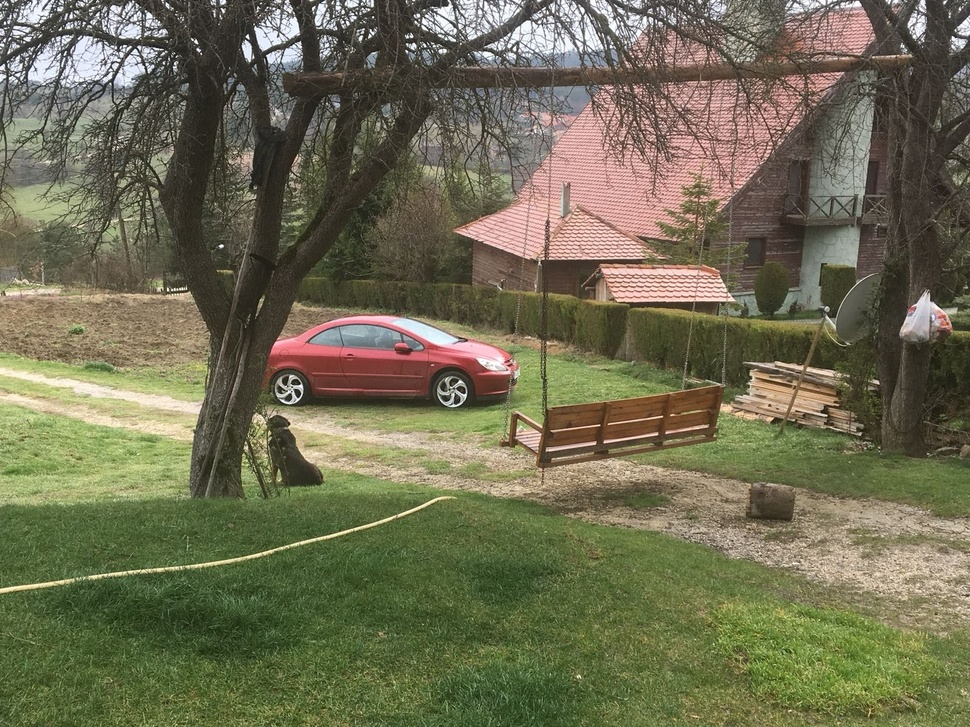
#> input picture 2.jpg, 970 x 727 px, shrunk from 1600 x 1200 before the run
$ python negative.py
#> lines starting #> are read from the running program, lines starting #| are printed output that depends on the picture
import cv2
import matplotlib.pyplot as plt

imgpath = '2.jpg'
img = cv2.imread(imgpath)
#> img is the input picture: shape (727, 970, 3); mean B, G, R 82.4, 109, 111

img = cv2.cvtColor(img, cv2.COLOR_BGR2RGB)

gray = cv2.imread(imgpath, 0)
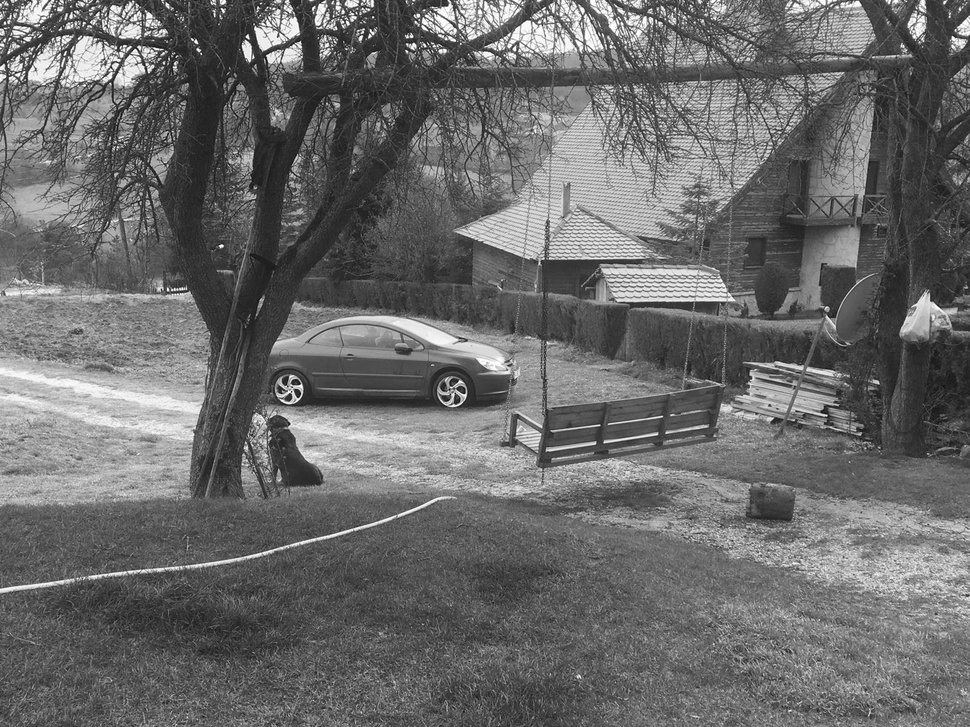
#> gray: shape (727, 970); min 6, max 255, mean 106.6

colored_negative = abs(255-img)
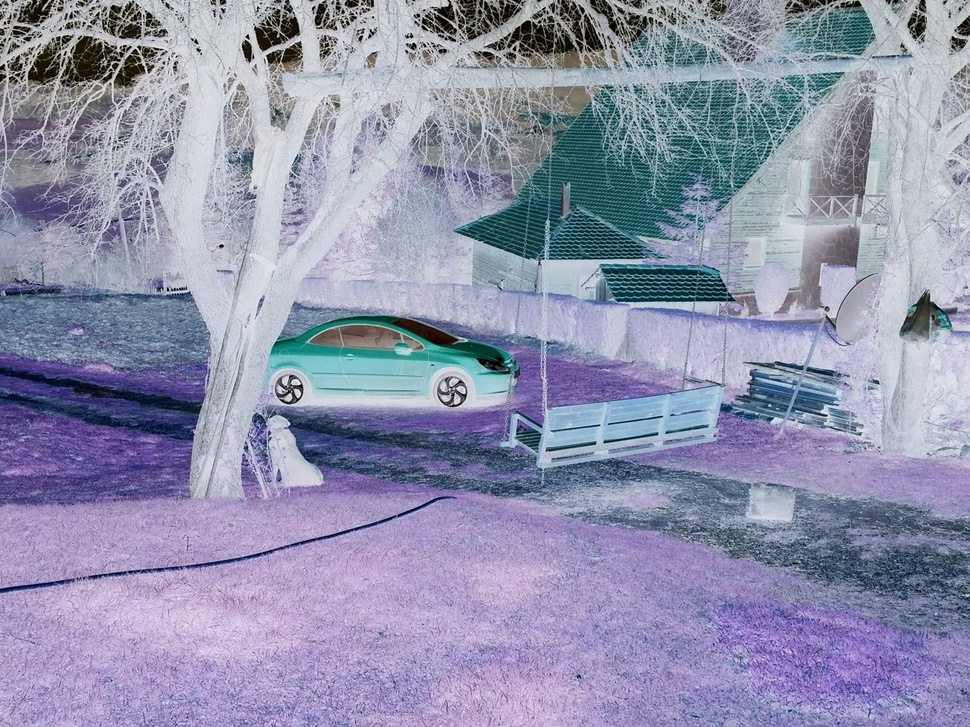
#> colored_negative: shape (727, 970, 3); mean R, G, B 144, 146, 172.6
gray_negative = abs(255-gray)
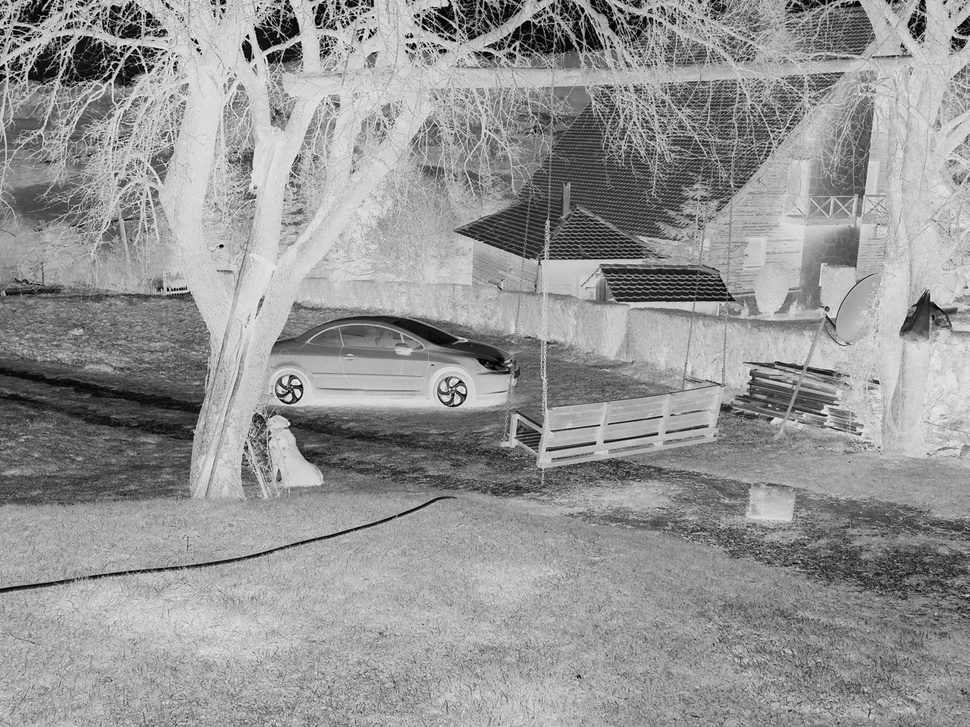
#> gray_negative: shape (727, 970); min 0, max 249, mean 148.4

imgs = [img, gray, colored_negative, gray_negative]
title = ['coloured', 'negative']


plt.subplot(2, 2, 1)
plt.title(title[0])
plt.imshow(imgs[0])
plt.xticks([])
plt.yticks([])

plt.subplot(2, 2, 3)
plt.title(title[1])
plt.imshow(imgs[2])
plt.xticks([])
plt.yticks([])


plt.show()
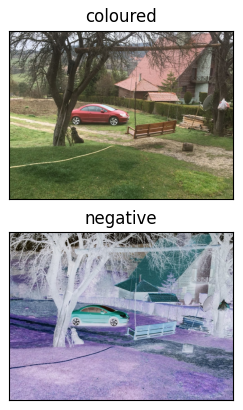
#> figure drawn by matplotlib, 2 panels

$ run again, with 1.jpg copied over 2.jpg
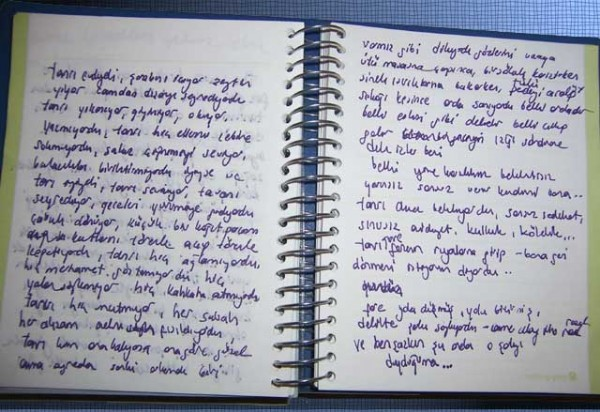
#> input picture 1.jpg, 600 x 412 px
#> img is the input picture: shape (412, 600, 3); mean B, G, R 170.3, 160.3, 158
#> `gray_negative = abs(255-gray)`:
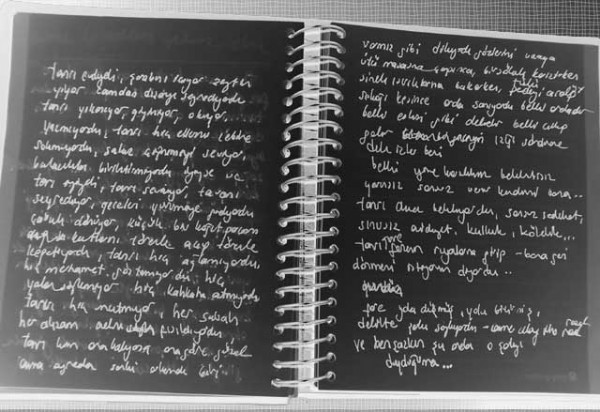
#> gray_negative: shape (412, 600); min 5, max 255, mean 94.2
#> `plt.show()`:
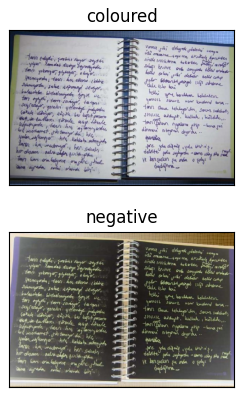
#> figure drawn by matplotlib, 2 panels
